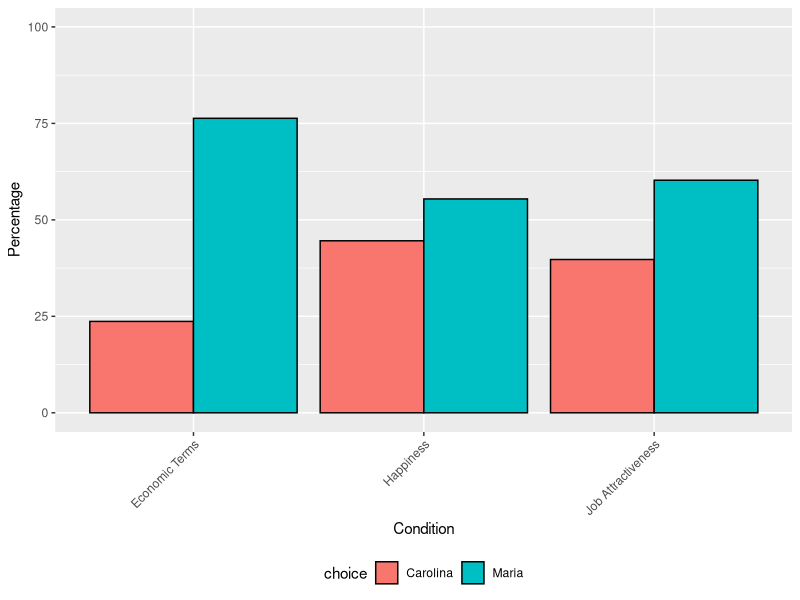
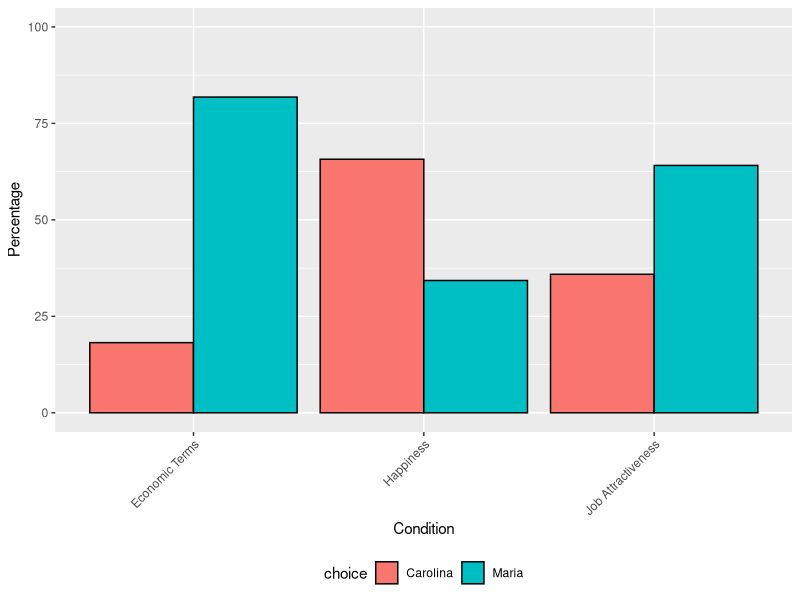
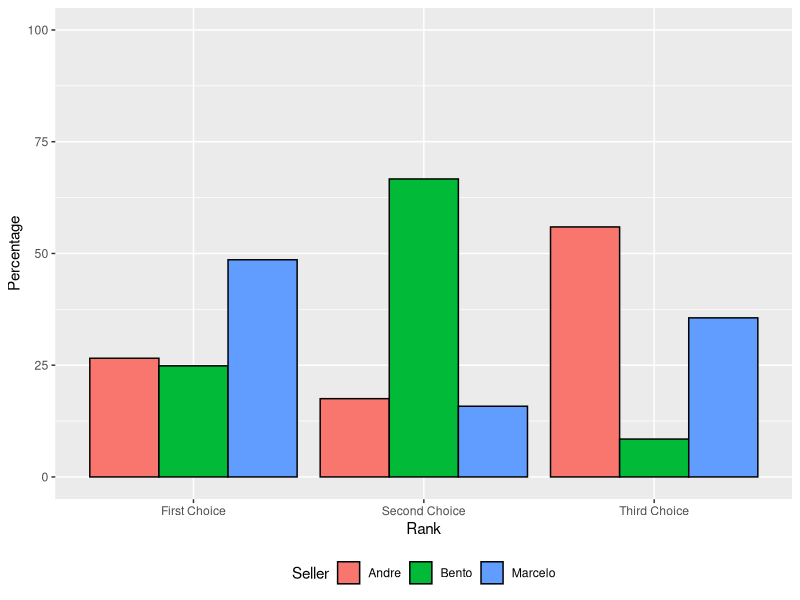
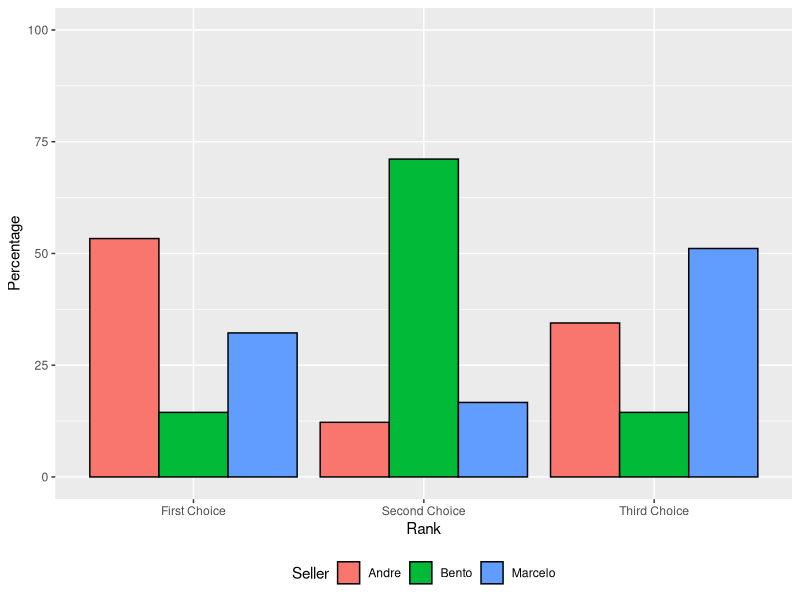
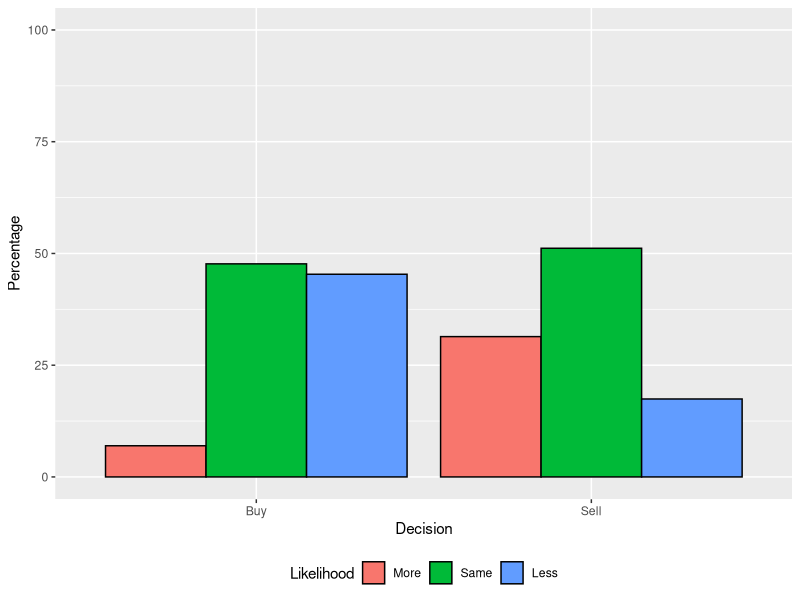
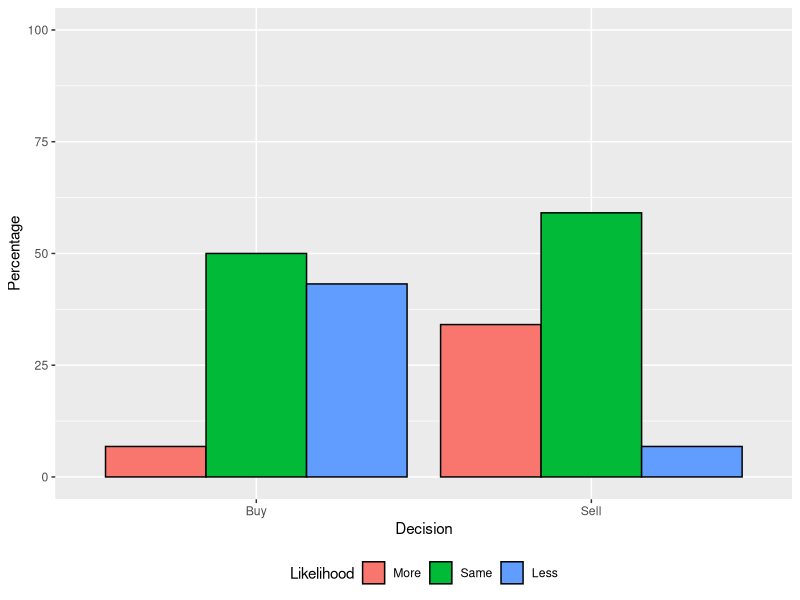
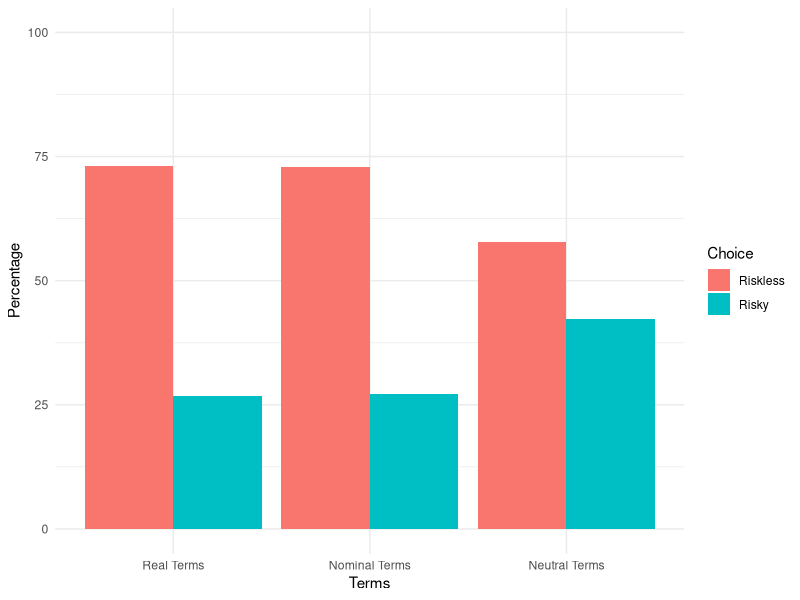
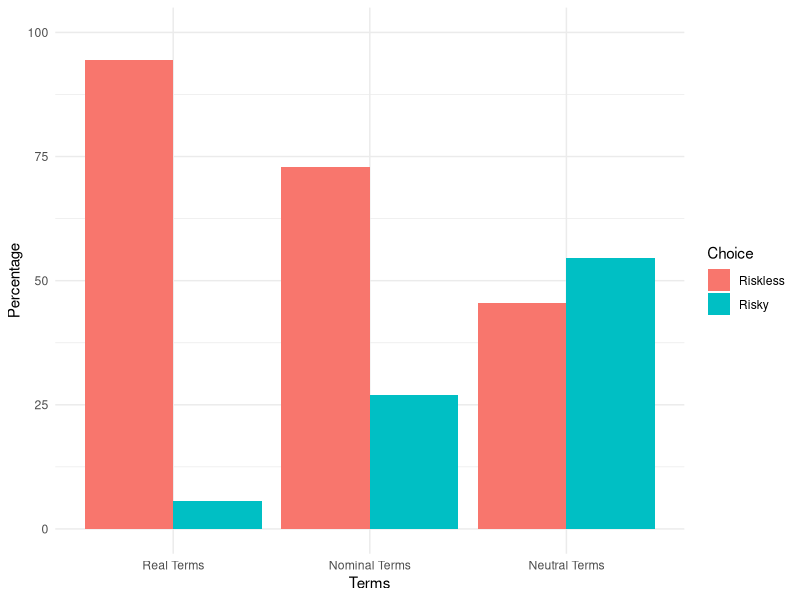

The R script that drew these images, in order:
## ---- chunk 1
# un-comment to install all required packages
# install.packages("dplyr")
# install.packages("ggplot2")
# install.packages("here")
# install.packages("readr")
# install.packages("tidyverse")

## Import necessary libraries
library(ggplot2)
library(dplyr)
library(tidyverse)
library(here)
library(readr)
## ---- chunk 2
# read the data file and store it in the 'data' variable
data <- read_csv(here("outputs", "data", "cleaned_money_data.csv"))
## ---- chunk 3
# Function to create plot based on gender
create_gender_plot <- function(gender, data) {
  # Translate 'gênero' to English and filter data for the specific gender
  gender_data <- data %>%
    mutate(gênero = recode(gênero, 'Mulher' = 'Female', 'Homem' = 'Male')) %>%
    filter(gênero == gender) %>%
    gather(key = "category", value = "choice", economicam, felicidade, atratividade_trab) %>%
    filter(!is.na(choice))

  # Calculate the percentage of non-NA responses for each category
  freq_data <- gender_data %>%
    count(category, choice) %>%
    group_by(category) %>%
    mutate(Percentage = n / sum(n) * 100) %>%
    ungroup()

  # Modify the category names to translate to English
  freq_data$category <- recode(freq_data$category,
                               "economicam" = "Economic Terms",
                               "felicidade" = "Happiness",
                               "atratividade_trab" = "Job Attractiveness")

  # Creating the plot with ggplot2
  plot <- ggplot(data = freq_data, aes(x = category, y = Percentage, fill = choice)) +
    geom_bar(stat = "identity", position = position_dodge(), color = "black") +
    labs(
         x = "Condition",
         y = "Percentage"
    ) +
    theme(
          legend.position = "bottom",
          axis.text.x = element_text(angle = 45, hjust = 1),
          plot.title = element_text(hjust = 0.5),
          plot.caption = element_text(hjust = 0.5)
    ) +
    ylim(0, 100)

  # Return the plot
  return(plot)
}
## ---- chunk 4
# Create plots for 'Female'
plot_female <- create_gender_plot("Female", data)
# Display the plots
print(plot_female)
## ---- chunk 5
# Create plots for 'Female'
plot_male <- create_gender_plot("Male", data)
# Display the plots
print(plot_male)
## ---- chunk 6
# Translate 'gênero' to English and remove rows with NA choices
data2 <- data %>%
  mutate(gênero = recode(gênero, 'Mulher' = 'Female', 'Homem' = 'Male')) %>%
  filter(!is.na(`A casa_1`), !is.na(`A casa_2`), !is.na(`A casa_3`))

# Reshape the data for plotting
Prob2_data <- data2 %>%
  pivot_longer(cols = c(`A casa_1`, `A casa_2`, `A casa_3`),
               names_to = "Seller_Rank",
               values_to = "Choice") %>%
  mutate(Seller_Rank = recode(Seller_Rank,
                               `A casa_1` = "Andre",
                               `A casa_2` = "Bento",
                               `A casa_3` = "Marcelo"),
         Choice = factor(Choice, levels = c(1, 2, 3), labels = c("First Choice", "Second Choice", "Third Choice"))) %>%
  group_by(gênero, Seller_Rank, Choice) %>%
  summarise(Count = n(), .groups = 'drop')

# Calculate the percentages without NA values
Prob2_data <- Prob2_data %>%
  group_by(gênero, Choice) %>%
  mutate(Percentage = Count / sum(Count) * 100) %>%
  ungroup()

# Function to create plot for each gender
create_plot <- function(gender, data) {
  gender_data <- data %>%
    filter(gênero == gender)
  
  # Plot
  ggplot(gender_data, aes(x = Choice, y = Percentage, fill = Seller_Rank)) +
    geom_bar(stat = "identity", position = position_dodge(), color = "black") +
    labs(
      x = "Rank",
      y = "Percentage",
      fill = "Seller"
    ) +
    theme(legend.position = "bottom") +
    ylim(0, 100)
}
## ---- chunk 7
# Create plots for 'Female'
plot_female2 <- create_plot("Female", Prob2_data)
# Display the plots
print(plot_female2)
## ---- chunk 8
# Create plots for 'Female'
plot_male2 <- create_plot("Male", Prob2_data)
# Display the plots
print(plot_male2)
## ---- chunk 9
# Translate the terms to English and filter out NA values selectively
data3 <- data %>%
  mutate(
    across(
      .cols = c("poltrona_venda_reais", "poltrona_compra_reai"),
      .fns = ~ case_when(
        . == "Menos suscetível" ~ "Less",
        . == "Mais suscetível" ~ "More",
        . == "Igual" ~ "Same",
        TRUE ~ NA_character_
      )
    ),
    gênero = recode(gênero, 'Mulher' = 'Female', 'Homem' = 'Male')
  )


# Reshape the data for plotting
Prob3_data <- data3 %>%
  pivot_longer(
    cols = c("poltrona_venda_reais", "poltrona_compra_reai"),
    names_to = "Condition",
    values_to = "Likelihood"
  ) %>%
  filter(!is.na(Likelihood)) %>%
  mutate(
    Decision = case_when(
      str_detect(Condition, "compra") ~ "Buy",
      str_detect(Condition, "venda") ~ "Sell"
    ),
    Likelihood = factor(Likelihood, levels = c("More", "Same", "Less"))
  )


# Counting and percentage calculation
Prob3_data <- Prob3_data %>%
  count(gênero, Decision, Likelihood) %>%
  group_by(gênero, Decision) %>%
  mutate(Percentage = n / sum(n) * 100) %>%
  ungroup()

# Function to create plot for each gender
create_plot <- function(gender, data) {
  gender_data <- data %>%
    filter(gênero == gender)
  # Plot
  ggplot(gender_data, aes(x = Decision, y = Percentage, fill = Likelihood)) +
    geom_bar(stat = "identity", position = position_dodge(), color = "black") +
    labs(
      x = "Decision",
      y = "Percentage",
      fill = "Likelihood"
    ) +
    theme(legend.position = "bottom") +
    ylim(0, 100)
}
## ---- chunk 10
# Create plots for 'Female'
plot_female3 <- create_plot("Female", Prob3_data)
# Display the plots
print(plot_female3)
## ---- chunk 11
# Create plots for 'Female'
plot_male3 <- create_plot("Male", Prob3_data)
# Display the plots
print(plot_male3)
## ---- chunk 12
data4 <- data %>%
  mutate(gênero = recode(gênero, 'Mulher' = 'Female', 'Homem' = 'Male'))

# Pivot the data to long format, ensure columns start with 'contrato'
long_data <- data4 %>%
  pivot_longer(
    cols = starts_with("contrato"), # This assumes column names start with 'contrato'
    names_to = "Contract",
    values_to = "Choice",
    values_drop_na = TRUE
  ) %>%
  mutate(
    Term = case_when(
      Contract == "contrato_AB" ~ "Real Terms",
      Contract == "contrato_CD" ~ "Nominal Terms",
      Contract == "contrato_EF" ~ "Neutral Terms"
    ),
    Choice = case_when(
      Choice %in% c("A", "C", "E") ~ "Risky",
      Choice %in% c("B", "D", "F") ~ "Riskless"
    ),
    Term = fct_relevel(Term, "Real Terms", "Nominal Terms", "Neutral Terms") # Order the terms
  ) %>%
  drop_na(Choice) # Drop NA values to avoid them being plotted

# Calculate the counts and percentages
data_counts <- long_data %>%
  count(gênero, Term, Choice) %>%
  group_by(gênero, Term) %>%
  mutate(Percentage = n / sum(n) * 100)

# Plotting function
create_plot <- function(gender, data) {
  gender_data <- data %>%
    filter(gênero == gender)
  
  ggplot(gender_data, aes(x = Term, y = Percentage, fill = Choice)) +
    geom_bar(stat = "identity", position = position_dodge()) +
    labs(
      x = "Terms",
      y = "Percentage",
      fill = "Choice"
    ) +
    theme_minimal() +
    ylim(0, 100)
}
## ---- chunk 13
# Create plots for 'Female'
plot_female4 <- create_plot("Female", data_counts)
# Display the plots
print(plot_female4)
## ---- chunk 14
# Create plots for 'Male'
plot_male4 <- create_plot("Male", data_counts)
# Display the plots
print(plot_male4)
## ---- chunk 15
# Select the required columns
selected_data <- data %>%
  select(ID, gênero, economicam, felicidade, atratividade_trab)

# Translate column names to English for the table display
colnames(selected_data) <- c("ID", "Gender", "Economic Term", "Happiness", "Job Attractiveness")

# Create a table with the selected data for the first 6 rows with an English caption
knitr::kable(head(selected_data, 6), 
             format = "markdown",
             booktabs = TRUE)
## ---- chunk 16
# Select the required columns
selected_data <- data %>%
  select(1:2, 12:14)

# Translate column names to English for the table display
colnames(selected_data) <- c("ID", "Gender", "Andre", "Bento", "Marcelo")

# Create a table with the selected data for the first 6 rows with an English caption
knitr::kable(head(selected_data, 6), 
             caption = "Sample of the Cleaned Data for Money Illusion Study - Question 2",
             format = "markdown")
## ---- chunk 17
# Select the desired columns for the table
selected_data <- data %>%
  select(1:2, 7:8)

# Translate column names to English for the table display
colnames(selected_data) <- c("ID", "Gender", "Selling Chair - Real", "Buying Chair - Real")

# Create a table with the selected data for the first 6 rows with an English caption
knitr::kable(head(selected_data, 6), 
             caption = "Sample of the Cleaned Data for Money Illusion Study - Question 3",
             format = "markdown")
## ---- chunk 18
selected_data <- data %>%
  select(1:5)

# Translate column names to English for the table display
colnames(selected_data) <- c("ID", "Gender", "Contract Type AB", "Contract Type CD", "Contract Type EF")

# Create a table with the selected data for the first 6 rows with an English caption
knitr::kable(head(selected_data, 6), 
             caption = "Sample of the Cleaned Data for Money Illusion Study - Question 4",
             format = "markdown")
